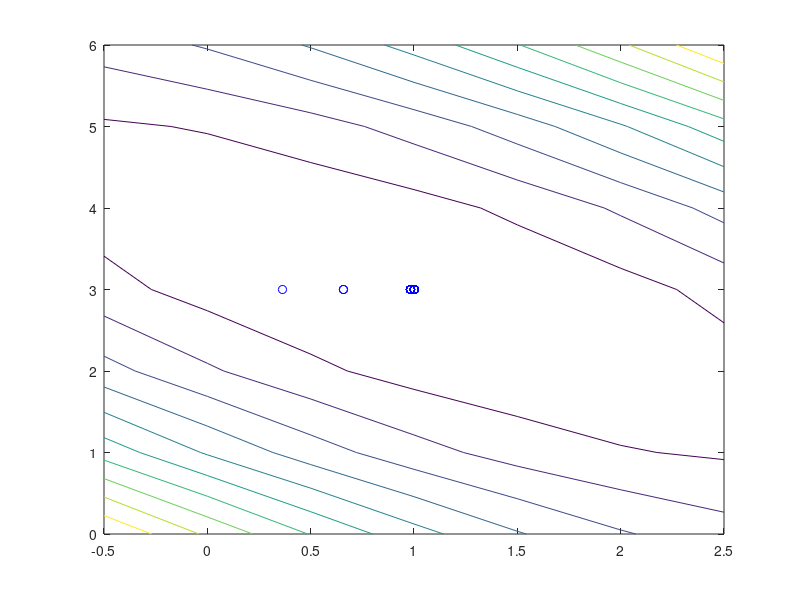

Write MATLAB code to recreate this figure.
% Atkaitinimo modeliavimo metodas

T = 100 % pradine temperatura
x = [-5 5] % pradinis taskas
maxit = 50 % maksimalus iteraciju sk.
k = 1 % bolcmano konstanta
ausinimas = 0.4 % ausinimo koeficientas

tf = @(x) (x(1)+2.*x(2)-7).^2+(2.*x(1)+x(2)-5).^2; % tikslo funkcija
f = tf(x);

xgeriausias = x;

X = [-0.5 0 0.5 1 1.5 2 2.5]; % grafiko piesimas
Y = [0 1 2 3 4 5 6];
[X,Y] = meshgrid(X,Y);
Z = (X+2.*Y-7).^2+(2.*X+Y-5).^2;
contour(X,Y,Z);
hold on;

for i = 1:maxit
    xi = xgeriausias+rand(); % generuojamas atsitiktinis naujas x
    xi = max(min(xi,3.0),-3.0); % uztikrinama, kad jo reiksme yra nustatytose ribose (-3:3)
    deltaE = xi-x; % skaiciuojamas energijos skirtumas
    
    if (tf(xi) > f) % tikrinama, ar nauja funkcijos reiksme blogesne
      p=exp(-deltaE / k*T) %  jei taip, skaiciuojamas p 
      if(rand() > p) % tikrinama, ar atsitiktinis skaicius geresnis uz p
      atspriimtas = true % jei taip, nauja reiksme priimama
    else
      atspriimtas = false % jei ne, atmetamas
    end
  else
    atspriimtas = true % jei funkcijos reiksme geresne, reiksme priimama
  end
  
  if (atspriimtas == true)
    xgeriausias = xi; % jei atsakymas priimamas, naujas x tampa geriausiu
    f = tf(xgeriausias); % apskaiciuojama tikslo funkcija su geriausiu x
  endif
  plot(xgeriausias(1), xgeriausias(2), 'bo'); % grafike pavaizduojami taskai
  refresh;
endfor

T = T * ausinimas % temperatura mazinama pagal ausinimo koeficienta

disp(strcat('Funkcijos reiksme:', num2str(tf(xgeriausias)))); % atspausdinami rezultatai
disp(strcat('Minimumo taskas: [', num2str(xgeriausias),']'));
